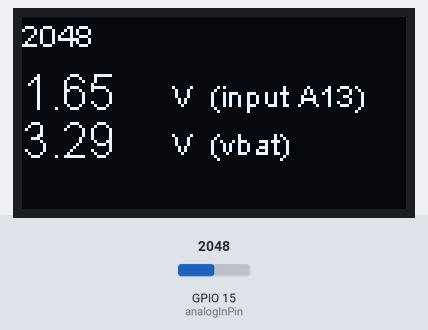
Simulated run of this sketch. Board: ESP32. Shown: 128×64 one-colour display. The inputs (shaded band) are chosen by the test bench; at power-on: GPIO 15 (analogInPin) = 2048. What the sketch prints to the serial monitor is not drawn.

Above: at 1.8 s.
1.9 s: GPIO 15 (analogInPin) set to 2866
At 2.8 s:
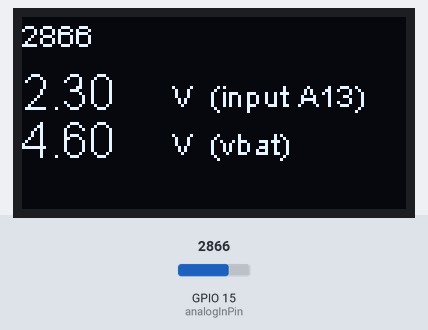
3.5 s: GPIO 15 (analogInPin) set to 3603
At 5.2 s:
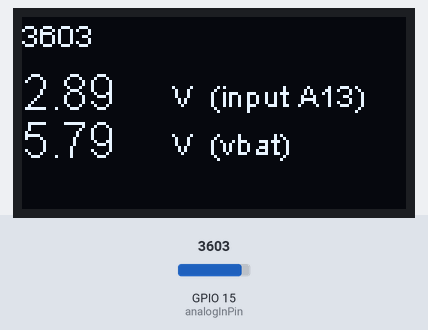
5.5 s: GPIO 15 (analogInPin) set to 4095
At 6.8 s:
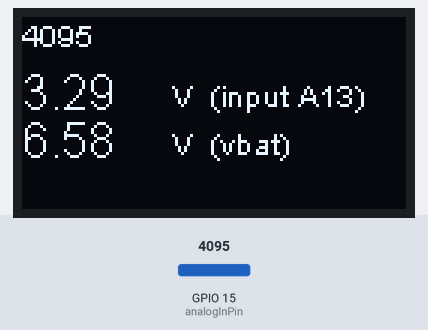
Timing chart, 0 to 8.5 s (numbered marks = the images above; inputs shaded):
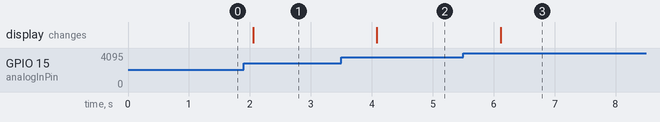

The sketch:

oled.ino
```cpp
#include <Wire.h>  // Only needed for Arduino 1.6.5 and earlier
#include "SSD1306.h" // alias for `#include "SSD1306Wire.h"`

#define RATIO 2
SSD1306  display(0x3c,23,22);

const int analogInPin = A13;
int sensorValue = 0;
void setup() {
 Serial.begin(115200);
  Serial.println();
  Serial.println("ready");
  // Initialising the UI will init the display too.
  display.init();
  display.flipScreenVertically();
}

void loop() {
  sensorValue = analogRead(analogInPin);
  Serial.println(sensorValue);
  display.clear();
  display.setFont(ArialMT_Plain_10);
  display.drawString(0, 0, String(sensorValue));
  display.setFont(ArialMT_Plain_16); display.drawString(0,16, String(sensorValue/(4096.0/3.29)));  display.setFont(ArialMT_Plain_10);  display.drawString(50,16+4, "V  (input A13)");
  display.setFont(ArialMT_Plain_16); display.drawString(0,32, String(RATIO*sensorValue/(4096.0/3.29)));  display.setFont(ArialMT_Plain_10);   display.drawString(50,32+4, "V  (vbat)");
  display.display();
  delay(1000);
}
```

Measured:
- after the input at 1.9 s, the display: changes after 0.16 s (image 1)
- after the input at 3.5 s, the display: changes after 0.58 s (image 2)
- after the input at 5.5 s, the display: changes after 0.61 s (image 3)
